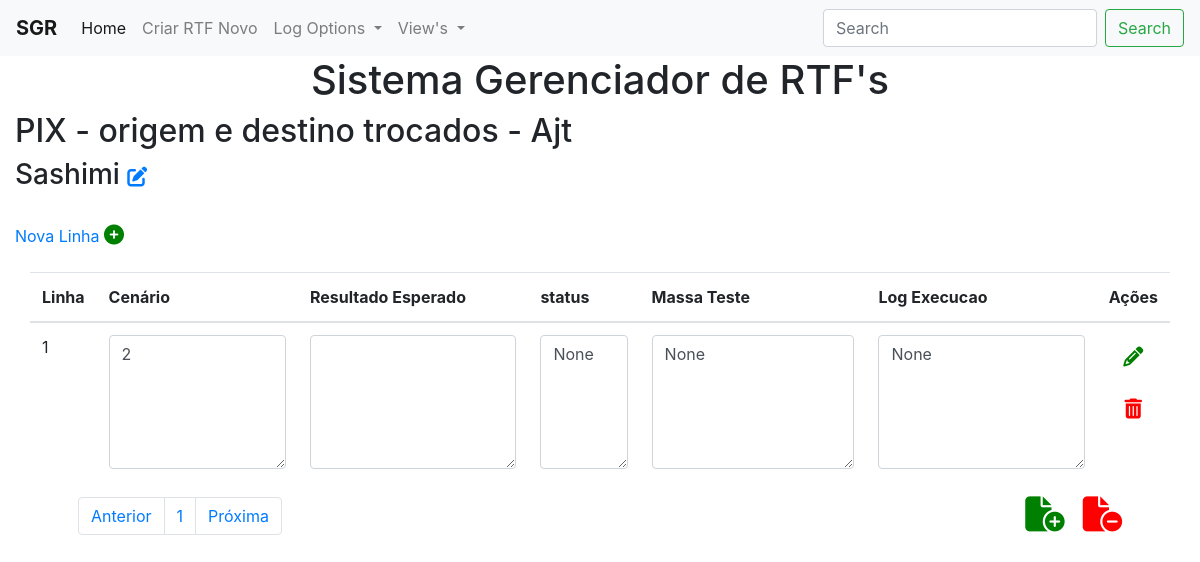
The app's page /viewCenarios/1/2, older data.
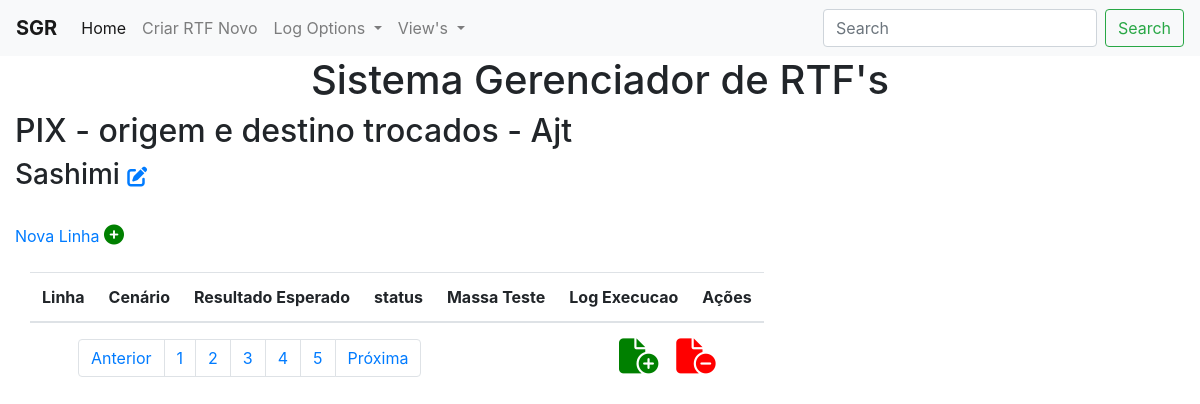
The same page, newer data.
### app.py (models this page shows, shortened)
class RTFs(db.Model):
    id = db.Column("id", db.Integer, primary_key=True, autoincrement=True)
    name = db.Column(db.String(100))
    descricao = db.Column(db.String(500))
    qtd_pages = db.Column(db.Integer)
    cenarios = db.relationship('Cenarios', backref='rtfs')
    paginas = db.relationship('Pagina', backref='rtfsP')
    data_criacao = db.Column(db.Date, default=datetime.utcnow().date())
    data_update = db.Column(db.Date, default=datetime.utcnow().date())
    data_criacao_formatada = db.Column(db.String(10))
    data_update_formatada = db.Column(db.String(10))

class Pagina(db.Model):
    id_pagina = db.Column("id_pagina", db.Integer, primary_key=True, autoincrement=True)
    id_rtf = db.Column(db.Integer, db.ForeignKey('rt_fs.id'))  # o db por alguma razão chamou RTFs de rt_fs
    numero = db.Column(db.Integer)
    nome = db.Column(db.String(30))
    cenarios = db.relationship('Cenarios', backref='pagina_class')

class Cenarios(db.Model):
    id_cenario = db.Column("id_cenario", db.Integer, primary_key=True, autoincrement=True)
    id_rtf = db.Column(db.Integer, db.ForeignKey('rt_fs.id'))  # o db por alguma razão chamou RTFs de rt_fs
    id_pagina = db.Column(db.Integer, db.ForeignKey('pagina.id_pagina'))
    pagina = db.Column(db.Integer)
    linha = db.Column(db.Integer)
    cenario = db.Column(db.String(250))
    resultado_esperado = db.Column(db.String(250))
    status = db.Column(db.Integer)
    massa_teste = db.Column(db.String(250))
    log_execucao = db.Column(db.String(10000))

### app.py (the view)
@app.route("/viewCenarios/<int:id_rtf>/<int:pagina>")
def viewCenarios(id_rtf, pagina):
    cenarios = Cenarios.query.filter_by(id_rtf=id_rtf, pagina=pagina)
    rtf = RTFs.query.get(id_rtf)
    pagina_obj = Pagina.query.filter_by(id_rtf=id_rtf, numero=pagina).first()
    try:
        qtd_pages = rtf.qtd_pages  # tenta pegar a qtd_paginas, se n conseguir, o array está vazio
        rtf_nome = rtf.name
        nome_pagina = pagina_obj.nome
        return render_template("viewCenarios.html", values=cenarios, rtf_nome=rtf_nome,id_rtf=id_rtf, pagina=pagina, qtd_pages=qtd_pages, nome_pagina=nome_pagina)
    except AttributeError:
        rtf.qtd_pages = 1
        if pagina_obj is None or pagina_obj.nome is None:
            pagina_obj = Pagina(id_rtf, 1, f"Pagina {1}")
            db.session.add(pagina_obj)
        db.session.commit()
        flash('RTF está sem nenhum cenário! Adicione o primeiro ;D')
        return render_template("adicionar_cenario.html", id_rtf=id_rtf, pagina=1)

### templates/viewCenarios.html (shortened to what this page needs)
{% extends "base.html" %}
{% block content%}
    <div>
        <h2>{{ rtf_nome }}</h2>
        <h3 id="nome_pagina">{{nome_pagina}} <a href="{{ url_for('editar_nome_pagina', id_rtf=id_rtf, pagina=pagina) }}"><i style="font-size: 20px" class="fa-solid fa-pen-to-square"></i></h3>
    </div>
    <br>
    <div class="col-xs-12">
        <a href="{{url_for('add_cenario', id_rtf=id_rtf, pagina=pagina)}}">Nova Linha</a>
        <a style="color: green; text-decoration:none !important; font-weight:700" href="{{url_for('new_line', id_rtf=id_rtf, pagina=pagina)}}"><i style="font-size: 20px" class="fa-solid fa-circle-plus"></i></a>
    </div>
    <br>
    <div class="container">
        <div class="row">
            <div class="col-xs-12">
                <table class="table">
                    <thead>
                        <th>Linha</th>
                        <th>Cenário</th>
                        <th>Resultado Esperado</th>
                        <th>status</th>
                        <th>Massa Teste</th>
                        <th>Log Execucao</th>
                        <th>Ações</th>
                    </thead>
                    <tbody class="form-group shadow-textarea">
                        {% for item in values %}
                            <form action="{{url_for('edit_cenario', id_rtf=item.id_rtf, pagina=item.pagina, linha=item.linha)}}" method="POST">
                                <tr>
                                    <td>{{ item.linha }}</td>
                                    <td><textarea class="form-control z-depth-1" name="cenario" id="cenario" cols="15" rows="5">{{ item.cenario }}</textarea></td>
                                    <td><textarea class="form-control z-depth-1" name="resultado_esperado" id="resultado_esperado" cols="18" rows="5">{{ item.resultado_esperado }}</textarea></td>
                                    <td><textarea class="form-control z-depth-1"name="status" id="status" cols="5" rows="5">{{ item.status }}</textarea></td>
                                    <td><textarea class="form-control z-depth-1" name="massa_teste" id="massa_teste" cols="18" rows="5">{{ item.massa_teste }}</textarea></td>
                                    <td><textarea class="form-control z-depth-1" name="log_execucao" id="log_execucao" cols="18" rows="5">{{ item.log_execucao }}</textarea></td>
                                    <td>
                                        <button type="submit" class="btn btn-block" style="color: green; font-size:20px"><i class="fa-solid fa-pencil"></i></button>
                                        <button type="button" class="btn btn-block"><a style="color: red; font-size:20px" href="{{url_for('delete_cenario', id_rtf=item.id_rtf, pagina=item.pagina, linha=item.linha)}}"><i class="fa-solid fa-trash-can"></i></a></button>
                                    </td>
                                </tr>
                            </form>
                        {% endfor %}
                    </tbody>
                </table>
                <nav aria-label="..." style="display: flex; justify-content: space-between; margin: 0 3rem;">
                    <ul class="pagination">
                        {% if pagina==1 %}
                            <li class="page-item disabled">
                                <a class="page-link" href="#" tabindex="-1">Anterior</a>
                            </li>
                        {% else %}
                            <li class="page-item">
                                <a class="page-link" href="{{url_for('viewCenarios', id_rtf=id_rtf, pagina=pagina-1)}}">Anterior</a>
                            </li>
                        {% endif %}
                        {% for page in range(qtd_pages) %}
                            <li class="page-item">
                                <a class="page-link" href="{{url_for('viewCenarios', id_rtf=id_rtf, pagina=page+1)}}">{{ page+1 }}</a>
                            </li>
                        {% endfor %}
                        {% if pagina==qtd_pages %}
                            <li class="page-item disabled">
                                <a class="page-link" href="#" tabindex="-1">Próxima</a>
                            </li>
                        {% else %}
                            <li class="page-item">
                                <a class="page-link" href="{{url_for('viewCenarios', id_rtf=id_rtf, pagina=pagina+1)}}">Próxima</a>
                            </li>
                        {% endif %}
                    </ul>
                    <div style="text-align: right;" >
                        <a href="{{url_for('add_pagina', id_rtf=id_rtf, pagina_atual=pagina)}}"><i style="font-size: 35px; color: green" class="fa-solid fa-file-circle-plus"></i></i></a>
                        <a href="{{url_for('delete_pagina', id_rtf=id_rtf, pagina=pagina)}}"><i style="font-size: 35px; color: red" class="fa-solid fa-file-circle-minus"></i></a></a>
                    </div>
                </nav>
            </div>
        </div>
    </div>
{% endblock %}

### templates/base.html (shortened to what this page needs)
<!DOCTYPE html>
<html lang="pt-br">
<head>
    <link rel="stylesheet" href="https://cdn.jsdelivr.net/npm/bootstrap@4.3.1/dist/css/bootstrap.min.css"
>
</head>
    <body>
        <nav class="navbar navbar-expand-lg navbar-light bg-light">
            <a class="navbar-brand" href="{{ url_for('index') }}" style="font-weight:700;">SGR</a>
            <div class="collapse navbar-collapse" id="navbarSupportedContent">
                <ul class="navbar-nav mr-auto">
                    <li class="nav-item active">
                        <a class="nav-link" href="{{ url_for('index') }}">Home <span class="sr-only">(current)</span></a>
                    </li>
                    <li class="nav-item">
                        <a class="nav-link" href="{{url_for('add_rtf')}}">Criar RTF Novo</a>
                    </li>
                    <li class="nav-item dropdown">
                        <a class="nav-link dropdown-toggle" href="#" id="navbarDropdownLog" role="button" data-toggle="dropdown"
                           aria-haspopup="true" aria-expanded="false">
                            Log Options
                        </a>
                    </li>
                    <li class="nav-item dropdown">
                        <a class="nav-link dropdown-toggle" href="#" id="navbarDropdownViews" role="button" data-toggle="dropdown"
                           aria-haspopup="true" aria-expanded="false">
                            View's
                        </a>
                    </li>
                </ul>
                <form class="form-inline my-2 my-lg-0" action="{{ url_for('viewRTF')}}" method="POST">
                    <input class="form-control mr-sm-2" type="search" placeholder="Search" aria-label="Search" name="busca" id="busca">
                    <button class="btn btn-outline-success my-2 my-sm-0" type="submit">Search</button>
                </form>
            </div>
        </nav>
        <div class="container-fluid">
            <h1 style="style=color:red;text-align:center;">Sistema Gerenciador de RTF's</h1>
            {% block content %}{% endblock %}
        </div>
    </body>
</html>

Row changes from the older to the newer data that the page shows:
no longer on this page (row edited): Cenarios: linha "1", cenario "2", status "None", massa_teste "None", log_execucao "None"
Text that changed along with them:
new list line: "2"
new list line: "3"
new list line: "4"
new list line: "5"
